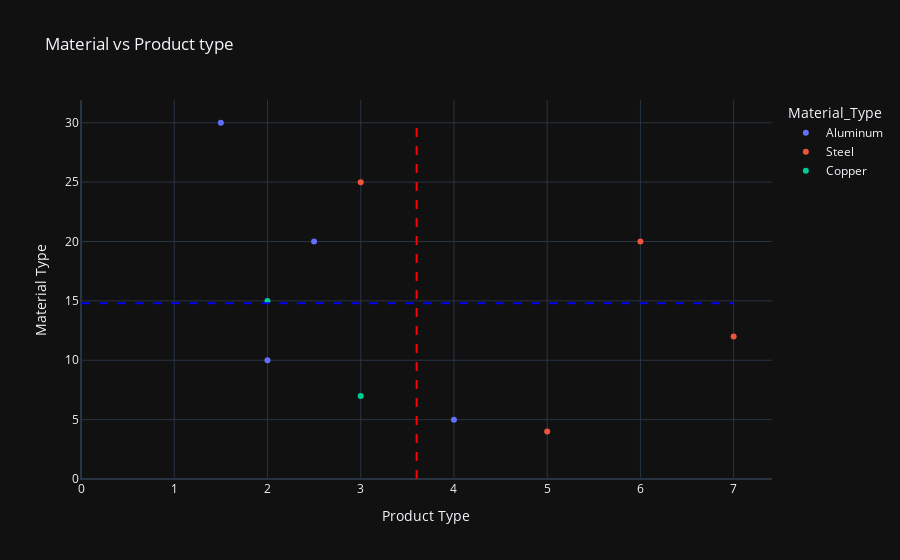

Notebook code cell kept with this figure:
### Code cell
# update layout
fig.update_layout(title="Material vs Product type", xaxis_title="Product Type", yaxis_title="Material Type")

fig.show()
plt.show()

### Figure 1 — Plotly figure (JSON) as saved in the notebook; plotly's stock layout.template omitted (floating-point values rounded to 4 significant figures)
{"data": [{"customdata": [["Aluminum"], ["Aluminum"], ["Aluminum"], ["Aluminum"]], "hovertemplate": "Material_Type=%{customdata[0]}<br>Thickness (mm)=%{x}<br>Quantity ordered=%{y}<extra></extra>", "legendgroup": "Aluminum", "marker": {"color": "#636efa", "symbol": "circle"}, "mode": "markers", "name": "Aluminum", "orientation": "v", "showlegend": true, "type": "scatter", "x": [2, 4, 1.5, 2.5], "xaxis": "x", "y": [10, 5, 30, 20], "yaxis": "y"}, {"customdata": [["Steel"], ["Steel"], ["Steel"], ["Steel"]], "hovertemplate": "Material_Type=%{customdata[0]}<br>Thickness (mm)=%{x}<br>Quantity ordered=%{y}<extra></extra>", "legendgroup": "Steel", "marker": {"color": "#EF553B", "symbol": "circle"}, "mode": "markers", "name": "Steel", "orientation": "v", "showlegend": true, "type": "scatter", "x": [3, 6, 5, 7], "xaxis": "x", "y": [25, 20, 4, 12], "yaxis": "y"}, {"customdata": [["Copper"], ["Copper"]], "hovertemplate": "Material_Type=%{customdata[0]}<br>Thickness (mm)=%{x}<br>Quantity ordered=%{y}<extra></extra>", "legendgroup": "Copper", "marker": {"color": "#00cc96", "symbol": "circle"}, "mode": "markers", "name": "Copper", "orientation": "v", "showlegend": true, "type": "scatter", "x": [2, 3], "xaxis": "x", "y": [15, 7], "yaxis": "y"}], "layout": {"hovermode": "closest", "legend": {"title": {"text": "Material_Type"}, "tracegroupgap": 0}, "shapes": [{"line": {"color": "Red", "dash": "dash", "width": 2}, "type": "line", "x0": 3.6, "x1": 3.6, "y0": 0, "y1": 30}, {"line": {"color": "Blue", "dash": "dash", "width": 2}, "type": "line", "x0": 0, "x1": 7, "y0": 14.8, "y1": 14.8}], "title": {"text": "Material vs Product type"}, "xaxis": {"anchor": "y", "domain": [0, 1], "title": {"text": "Product Type"}}, "yaxis": {"anchor": "x", "domain": [0, 1], "title": {"text": "Material Type"}}}}
